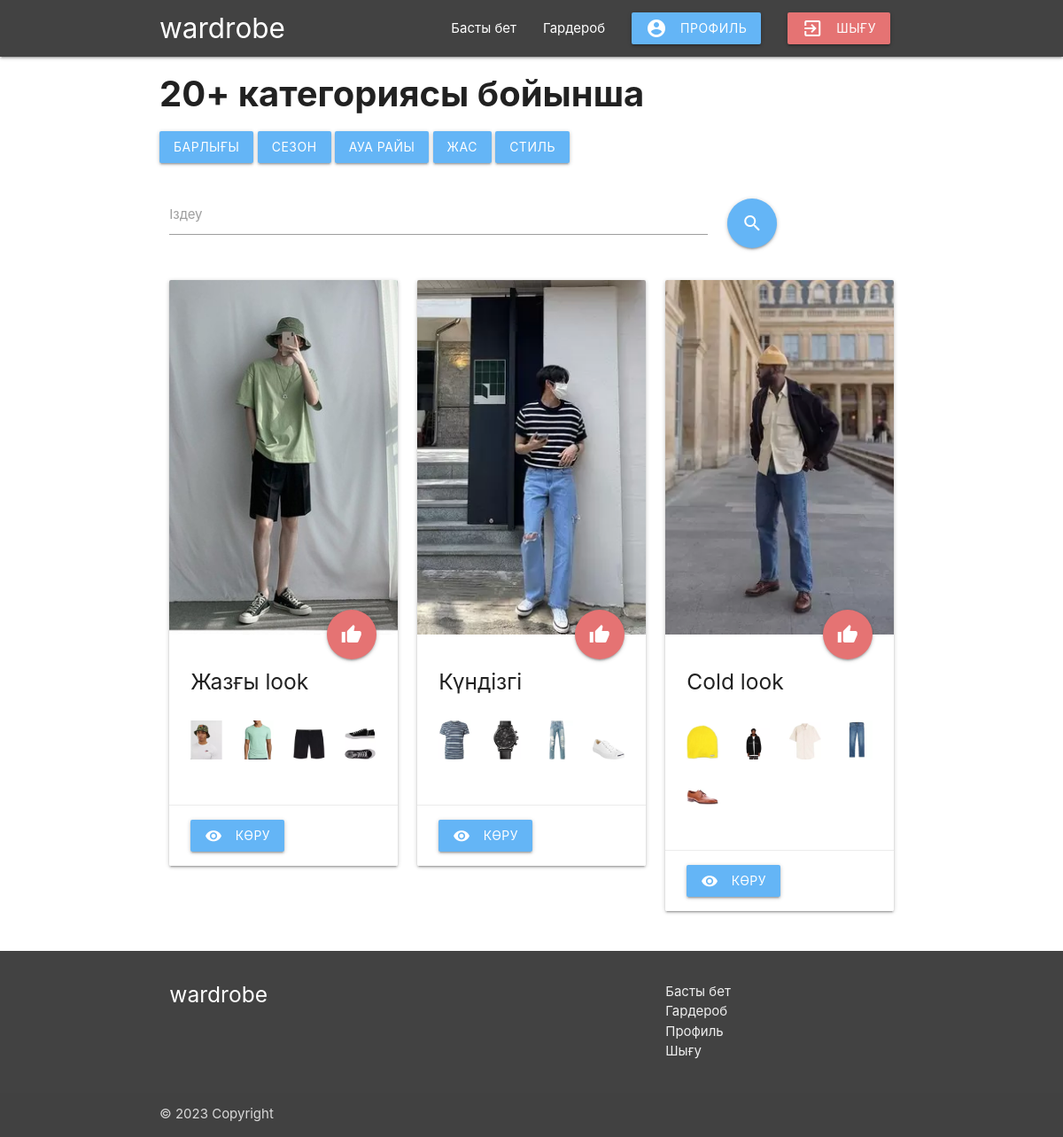
The page /looks/filter/age/20/ (signed in) on the database its author committed.
### warderobApp/models.py (models this page shows, shortened)
class Age(models.Model):
    age = models.IntegerField("Жас", blank=True, null=True)
    slug = models.SlugField(unique=True, editable=False, blank=True)
    class Meta:
        verbose_name = "Жас"
        verbose_name_plural = "Жас"

class Look(models.Model):
    lookName = models.CharField("Лук атауы", max_length=255, blank=True, null=True)
    season = models.ForeignKey(Season, on_delete=models.CASCADE, verbose_name="Мезгіл", blank=True, null=True)
    weather = models.ForeignKey(Weather, on_delete=models.CASCADE, verbose_name="Ауа-райы", blank=True, null=True)
    style = models.ForeignKey(Style, on_delete=models.CASCADE, verbose_name="Стиль", blank=True, null=True)
    age = models.ForeignKey(Age, on_delete=models.CASCADE, verbose_name="Жас", blank=True, null=True)
    description = models.TextField("Сипаттамасы", blank=True, null=True)
    lookFullPhoto = models.ImageField("Луктың суреті", upload_to="images/looks/", blank=True, null=True)
    head = models.ImageField("Бас киім", upload_to="images/heads/", blank=True, null=True)
    headLink = models.CharField("Сілтеме", max_length=500, blank=True, null=True)
    eyes = models.ImageField("Көз", upload_to="images/eyes/", blank=True, null=True)
    eyesLink = models.CharField("Сілтеме", max_length=500, blank=True, null=True)
    top1 = models.ImageField("Куртка", upload_to="images/top1/", blank=True, null=True)
    top1Link = models.CharField("Сілтеме", max_length=500, blank=True, null=True)
    top2 = models.ImageField("Футболка", upload_to="images/top2/", blank=True, null=True)
    top2Link = models.CharField("Сілтеме", max_length=500, blank=True, null=True)
    hands = models.ImageField("Қол", upload_to="images/hands/", blank=True, null=True)
    handsLink = models.CharField("Сілтеме", max_length=500, blank=True, null=True)
    bottom1 = models.ImageField("Шалбар", upload_to="images/bottom1/", blank=True, null=True)
    bottom1Link = models.CharField("Сілтеме", max_length=500, blank=True, null=True)
    bottom2 = models.ImageField("Шолақ", upload_to="images/bottom2/", blank=True, null=True)
    bottom2Link = models.CharField("Сілтеме", max_length=500, blank=True, null=True)
    shoes = models.ImageField("Аяқ киім", upload_to="images/shoes/", blank=True, null=True)
    shoesLink = models.CharField("Сілтеме", max_length=500, blank=True, null=True)
    isFavorite = models.BooleanField("Таңдаулы", default=False, blank=True, null=True)
    isPopular = models.BooleanField("Таңымал", default=False, blank=True, null=True)
    class Meta:
        verbose_name = "Лук"
        verbose_name_plural = "Луктар"

### warderobApp/views.py (the view)
# urls.py: path('looks/filter/age/<slug:slug>/', views.filterByAge, name='filterByAge'),
def filterByAge(request, slug=None):
    age = None
    ages = Age.objects.all()
    weathers = Weather.objects.all()
    seasons = Season.objects.all()
    styles = Style.objects.all()
    looks = Look.objects.all()
    searchData = request.GET.get('search')
    if searchData:
        looks = Look.objects.filter(Q(lookName__icontains=searchData) | Q(description__icontains=searchData))
    else:
        looks = Look.objects.all()
    if slug:
        age = get_object_or_404(Age, slug=slug)
        looks = looks.filter(age=age)
    return render(request, 'looks-by-age.html', {
        'age': age,
        'ages': ages,
        'weathers': weathers,
        'seasons': seasons,
        'styles': styles,
        'looks': looks
    })

### warderobApp/templates/looks-by-age.html (shortened to what this page needs)
{% extends './base.html' %}
{% block content %}
{% if user.is_authenticated %}
    <div class="a-block">
        <div class="container">
            <h2 class="primary-title">{{ age.age }}+ категориясы бойынша</h2>
            <div class="filter">
                <a href="{% url 'looksPage' %}" class="btn waves-effect waves-light blue lighten-2">Барлығы</a>
                <a class='dropdown-trigger btn waves-effect waves-light blue lighten-2' href='#' data-target='dropdown1'>Сезон</a>
                <a class='dropdown-trigger btn waves-effect waves-light blue lighten-2' href='#' data-target='dropdown2'>Ауа райы</a>
                <a class='dropdown-trigger btn waves-effect waves-light blue lighten-2' href='#' data-target='dropdown3'>Жас</a>
                <a class='dropdown-trigger btn waves-effect waves-light blue lighten-2' href='#' data-target='dropdown4'>Стиль</a>
            </div>
            <form action="{% url 'looksPage' %}">
                <div class="row">
                    <div class="input-field col s9">
                        <input id="icon_prefix" type="search" name="search" class="validate">
                        <label for="icon_prefix">Іздеу</label>
                    </div>
                    <div class="col s3">
                        <button type="submit" style="margin-top: 20px;" class="btn-floating btn-large waves-effect waves-light blue lighten-2"><i class="material-icons">search</i></button>
                    </div>
                </div>
            </form>
            <div class="row">
                {% for look in looks %}
                <div class="col s12 m6 l4">
                    <div class="card">
                        <div class="card-image">
                          <img src="{{ look.lookFullPhoto.url }}">
                          <form method="post" action="{% url 'toggle_favorite' pk=look.pk %}">
                                {% if favorited %}
                                <button onclick="M.toast({html: 'Таңдаулыға қосылды'})" data-id="{{ look.pk }}" class="favorite-btn btn-floating btn-large halfway-fab waves-effect waves-light red lighten-2"><i class="material-icons">delete</i></button>
                                {% else %}
                                <button onclick="M.toast({html: 'Таңдаулыға қосылды'})" data-id="{{ look.pk }}" class="favorite-btn btn-floating btn-large halfway-fab waves-effect waves-light red lighten-2"><i class="material-icons">thumb_up</i></button>
                                {% endif %}
                                <span class="badge">{{ favorite_count }}</span>
                            </form>
                        </div>
                        <div class="card-content">
                            <h5 style="margin-bottom: 30px;">{{ look.lookName }}</h5>
                            <div class="row">
                                {% if look.head and look.headLink %}
                                <div class="col s3">
                                    <a href="{{ look.headLink }}" target="_blank"><img width="100%" src="{{ look.head.url }}"></a>
                                </div>
                                {% else %}
                                <div></div>
                                {% endif %}
                                {% if look.top1 and look.top1Link %}
                                <div class="col s3">
                                    <a href="{{ look.top1Link }}" target="_blank"><img width="100%" src="{{ look.top1.url }}"></a>
                                </div>
                                {% else %}
                                <div></div>
                                {% endif %}
                                {% if look.top2 and look.top2Link %}
                                <div class="col s3">
                                    <a href="{{ look.top2Link }}" target="_blank"><img width="100%" src="{{ look.top2.url }}"></a>
                                </div>
                                {% else %}
                                <div></div>
                                {% endif %}
                                {% if look.hands and look.handsLink %}
                                <div class="col s3">
                                    <a href="{{ look.handsLink }}" target="_blank"><img width="100%" src="{{ look.hands.url }}"></a>
                                </div>
                                {% else %}
                                <div></div>
                                {% endif %}
                                {% if look.bottom1 and look.bottom1Link %}
                                <div class="col s3">
                                    <a href="{{ look.bottom1Link }}" target="_blank"><img width="100%" src="{{ look.bottom1.url }}"></a>
                                </div>
                                {% else %}
                                <div></div>
                                {% endif %}
                                {% if look.shoes and look.shoesLink %}
                                <div class="col s3">
                                    <a href="{{ look.shoesLink }}" target="_blank"><img width="100%" src="{{ look.shoes.url }}"></a>
                                </div>
                                {% else %}
                                <div></div>
                                {% endif %}
                            </div>
                        </div>
                        <div class="card-action">
                          <a href="{% url 'lookDetailPage' pk=look.pk %}" class="btn waves-effect waves-light blue lighten-2"><i class="material-icons left">remove_red_eye</i> Көру</a>
                        </div>
                      </div>
                </div>
                {% endfor %}
            </div>
        </div>
    </div>
{% endif %}
{% endblock %}

### warderobApp/static/css/style.css (style rules this page uses)
.a-block { padding: 10px 0; }
.a-block .primary-title { font-size: 40px; margin-top: 10px; margin-bottom: 10px; font-weight: 700; }
.filter { margin: 20px 0; }

### warderobApp/templates/looks-by-age.html (style rules this page uses)
.card .card-image img { width: 100%; height: 400px; object-fit:cover; }

### rows shown on the page
Age: age "20"
Look: lookFullPhoto (picture), lookName "Жазғы look", head (picture), top2 (picture), bottom1 (picture), shoes (picture)
Look: lookFullPhoto (picture), lookName "Күндізгі", top2 (picture), hands (picture), bottom1 (picture), shoes (picture)
Look: lookFullPhoto (picture), lookName "Cold look", head (picture), top1 (picture), top2 (picture), bottom1 (picture), shoes (picture)
